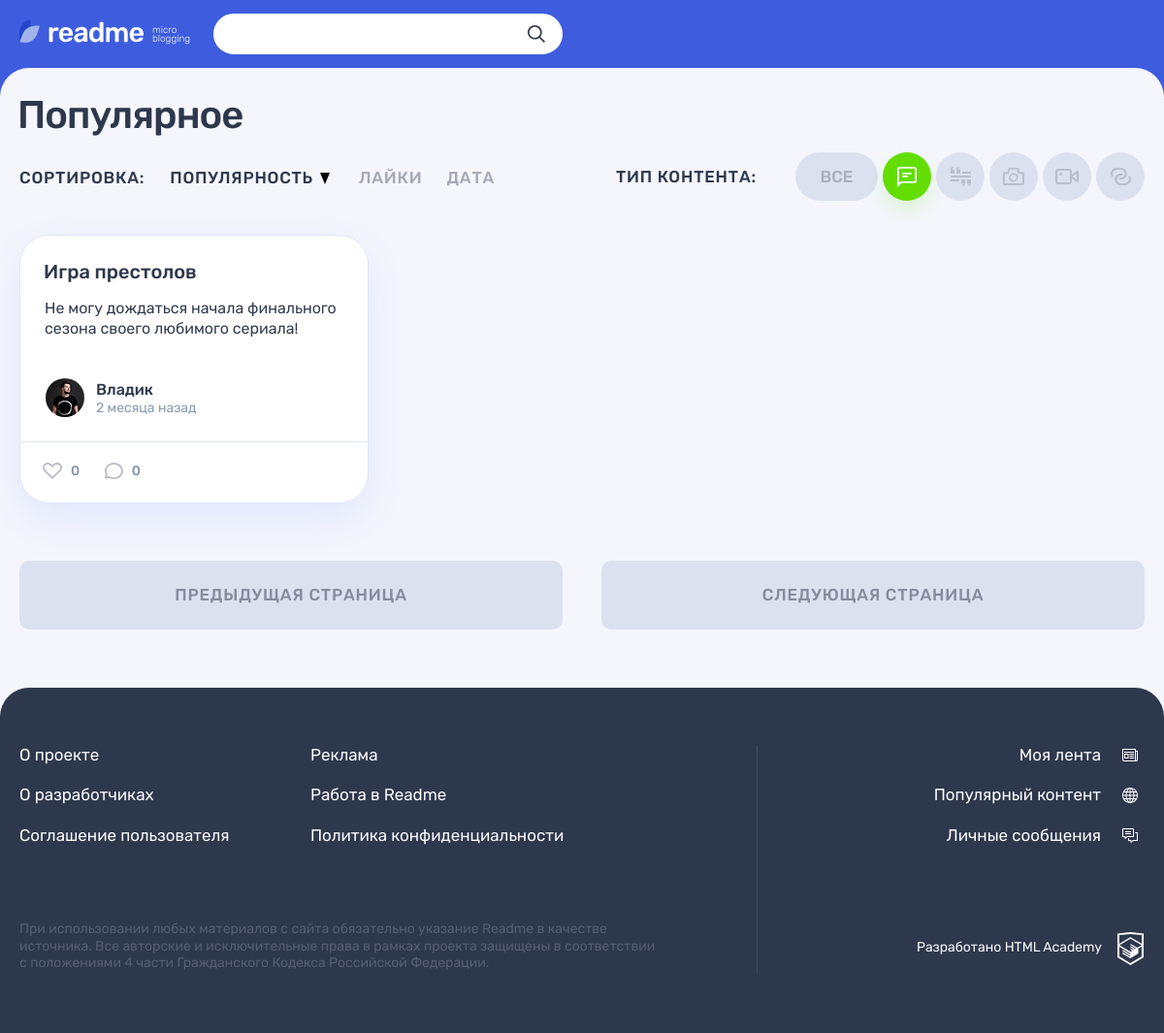
Page /popular.php?id=1 on the committed database.
### tables this page shows
CREATE TABLE posts_types (
  id INT AUTO_INCREMENT PRIMARY KEY,
  type_name VARCHAR(64),
  icon_class VARCHAR(64)
);

CREATE TABLE posts (
  id INT AUTO_INCREMENT PRIMARY KEY,
  user_id INT,
  type_id INT,
  post_date DATETIME,
  title VARCHAR(64),
  content TEXT,
  content_add VARCHAR(128),
  link_icon VARCHAR(64),
  is_repost TINYINT,
  initial_user_id INT,
  views_total INT,
  INDEX post_type (type_id),
  INDEX post_date (post_date),
  INDEX views_total (views_total),
  FULLTEXT INDEX post_text (title, content)
);

CREATE TABLE users (
  id INT AUTO_INCREMENT PRIMARY KEY,
  reg_date DATETIME,
  email VARCHAR(128),
  user_name VARCHAR(64),
  password VARCHAR(255),
  avatar VARCHAR(255),
  UNIQUE INDEX email (email)
);

### util/db_functions.php (called while the page is built, shortened)
<?php
function get_popular_posts($con, $filters_type) {
    $filter_string = $filters_type ? "WHERE p.type_id = '$filters_type' " : "";
    $sql = "SELECT post_date,
    u.user_name,
    u.avatar,
    t.type_name,
    t.icon_class,
    p.id,
    title,
    content,
    content_add,
    link_icon,
    views_total
FROM posts p
JOIN users u
    ON p.user_id = u.id
JOIN posts_types t
    ON p.type_id = t.id " . $filter_string . "
ORDER BY views_total DESC";
    if ($res = mysqli_query($con, $sql)) {
        return mysqli_fetch_all($res, MYSQLI_ASSOC);
    } else {
        show_error(true, $con, false);
    }
}

### util/helpers.php (called while the page is built, shortened)
<?php
function get_noun_plural_form(int $number, string $one, string $two, string $many): string
{
    $number = (int)$number;
    $mod10 = $number % 10;
    $mod100 = $number % 100;
    switch (true) {
        case ($mod10 >= 2 && $mod10 <= 4):
            return $two;
    }
}
function include_template($name, array $data = [])
{
    $name = 'templates/' . $name . '.php';
    extract($data);
    require $name;
    return ob_get_clean();
}

### tmp-data.php (called while the page is built, shortened)
<?php
$is_auth = rand(0, 1);

### templates/popular-layout.php (the view, shortened to what this page needs)
<div class="container">
    <h1 class="page__title page__title--popular">Популярное</h1>
</div>
<div class="popular container">
    <div class="popular__filters-wrapper">
        <div class="popular__sorting sorting">
            <b class="popular__sorting-caption sorting__caption">Сортировка:</b>
            <ul class="popular__sorting-list sorting__list">
                <li class="sorting__item sorting__item--popular">
                    <a class="sorting__link sorting__link--active" href="#">
                        <span>Популярность</span>
                        <svg class="sorting__icon" width="10" height="12">
                            <use xlink:href="#icon-sort"></use>
                        </svg>
                    </a>
                </li>
                <li class="sorting__item">
                    <a class="sorting__link" href="#">
                        <span>Лайки</span>
                    </a>
                </li>
                <li class="sorting__item">
                    <a class="sorting__link" href="#">
                        <span>Дата</span>
                    </a>
                </li>
            </ul>
        </div>
        <div class="popular__filters filters">
            <b class="popular__filters-caption filters__caption">Тип контента:</b>
            <ul class="popular__filters-list filters__list">
                <li class="popular__filters-item popular__filters-item--all filters__item filters__item--all">
                    <a class="filters__button filters__button--ellipse filters__button--all<?= (!$filters_type) ? ' filters__button--active' : ''; ?>" href="popular.php">
                        <span>Все</span>
                    </a>
                </li>
                <?php if ($posts_types): ?>
                    <?php foreach ($posts_types as $post_type): ?>
                    <li class="popular__filters-item filters__item">
                        <a class="filters__button filters__button--<?= $post_type['icon_class']; ?><?=((int) $post_type['id'] === $filters_type) ? ' filters__button--active' : ''; ?> button" href="popular.php?id=<?= $post_type['id']; ?>">
                            <svg class="filters__icon" <?= icons_sizes($post_type['icon_class']); ?>>
                                <use xlink:href="#icon-filter-<?= $post_type['icon_class']; ?>"></use>
                            </svg>
                        </a>
                    </li>
                    <?php endforeach; ?>
                <?php endif; ?>
            </ul>
        </div>
    </div>
    <div class="popular__posts">
        <?= $content; ?>
    </div>
    <div class="popular__page-links">
        <a class="popular__page-link popular__page-link--prev button button--gray" href="#">Предыдущая страница</a>
        <a class="popular__page-link popular__page-link--next button button--gray" href="#">Следующая страница</a>
    </div>
</div>

### templates/posts.php (shortened to what this page needs)
<?php if ($popular_posts): ?>
    <?php foreach ($popular_posts as $post): ?>
        <article class="popular__post post post-<?= $post['icon_class']; ?>">
            <header class="post__header">
                <a href="post.php?id=<?= $post['id']; ?>">
                    <h2><?= htmlspecialchars($post['title']); ?></h2>
                </a>
            </header>
            <div class="post__main">
            <?php switch ($post['icon_class']):
                case 'quote': ?>
                    <?php break;
                case 'text': ?>
                    <?= cut_post(htmlspecialchars($post['content'])); ?>
                    <?php break;
                case 'link': ?>
                    <?php break;
            endswitch; ?>
            </div>
            <footer class="post__footer">
                <div class="post__author">
                    <a class="post__author-link" href="#" title="Автор">
                        <div class="post__avatar-wrapper">
                            <img class="post__author-avatar" src="img/<?= isset($post['avatar']) ? strip_tags($post['avatar']) : 'icon-input-user.svg'; ?>" alt="Аватар пользователя">
                        </div>
                        <div class="post__info">
                            <b class="post__author-name"><?= isset($post['user_name']) ? htmlspecialchars($post['user_name']) : 'Неопознанный Енот'; ?></b>
                            <time class="post__time" datetime="<?= $post['post_date']; ?>" title="<?= date('d.m.Y H:i', strtotime($post['post_date'])); ?>"><?= convert_date($post['post_date'], false); ?> назад</time>
                        </div>
                    </a>
                </div>
                <div class="post__indicators">
                    <div class="post__buttons">
                        <a class="post__indicator post__indicator--likes button" href="#" title="Лайк">
                            <svg class="post__indicator-icon" width="20" height="17">
                                <use xlink:href="#icon-heart"></use>
                            </svg>
                            <span>0</span>
                        </a>
                        <a class="post__indicator post__indicator--comments button" href="#" title="Комментарии">
                            <svg class="post__indicator-icon" width="19" height="17">
                                <use xlink:href="#icon-comment"></use>
                            </svg>
                            <span>0</span>
                        </a>
                    </div>
                </div>
            </footer>
        </article>
    <?php endforeach;
else: ?>
    <p>Нет постов</p>
<?php endif; ?>

### util/functions.php (shortened to what this page needs)
<?php
function cut_post($text, $num_letters  = 300) {
    $words_array = explode (" ", $text);
    $total_words_length = 0;
    $is_cut = false;
    foreach ($words_array as $word) {
        $total_words_length += mb_strlen($word);
        if ($total_words_length > $num_letters) {
            $is_cut = true;
            break;
        } else {
            ++$total_words_length;
        };
    }
    return $post_content = '<p>' . $text . '</p>';
}
function convert_date($date, $reg) {
    $diff = date_diff(date_create(), date_create($date));
    switch (true) {
        case ($diff->days > MONTHS_LIMIT):
            return $diff->m . ' ' . get_noun_plural_form($diff->m, 'месяц', 'месяца', 'месяцев');
    }
}
function icons_sizes($icon_class) {
    switch ($icon_class) {
        case 'quote':
            return 'width="21" height="20"';
        case 'text':
            return 'width="20" height="21"';
        case 'link':
            return 'width="21" height="18"';
        case 'video':
            return 'width="24" height="16"';
        case 'photo':
            return 'width="22" height="18"';
    }
}
function show_page($page_content, $page_name, $user_name) {
    $layout_content = include_template('layout', [
        'content' => $page_content,
        'page_name' => $page_name,
        'user_name' => $user_name
    ]);
    print($layout_content);
}

### rows in the picture
posts: title "Игра престолов", content "Не могу дождаться начала финального сезона своего любимого сериала!", user.avatar (picture), user.user_name "Владик", post_date "2 месяца"
